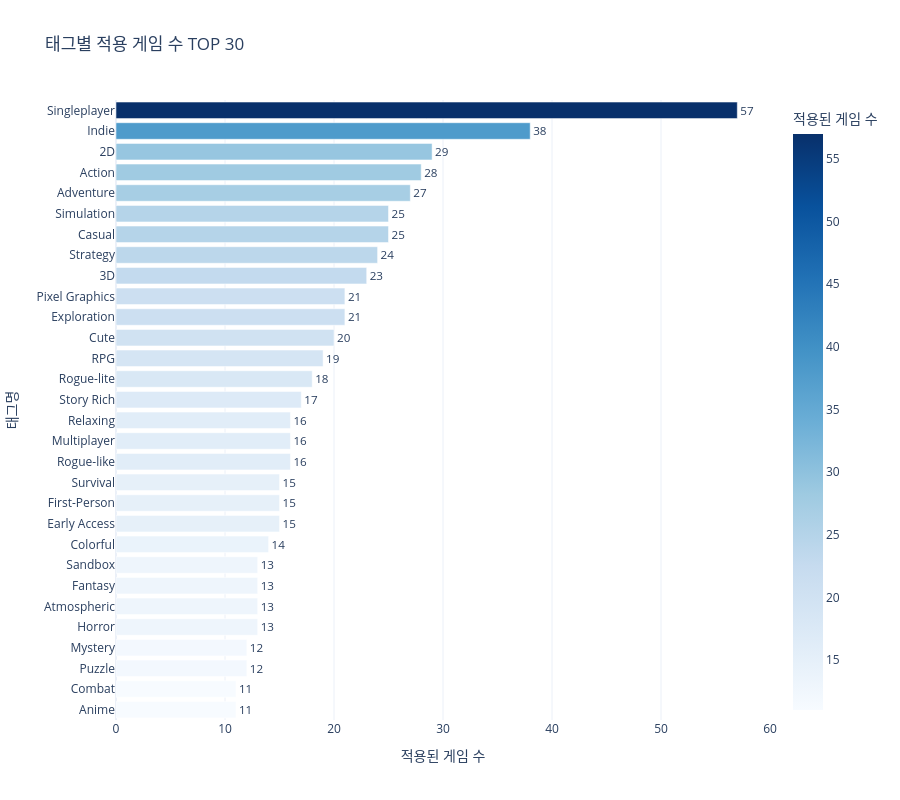

The notebook cell this image was saved under:
### Code cell
# 전체 태그별 적용된 게임 수 집계
tag_game_count = Counter()
for tags in df['tags_dict']:
    for tag in tags.keys():
        tag_game_count[tag] += 1

tag_game_df = pd.DataFrame(tag_game_count.items(), columns=['tag', 'game_count'])
tag_game_df = tag_game_df.sort_values('game_count', ascending=False).reset_index(drop=True)
tag_game_df.index += 1

print(f"전체 태그 종류 수: {len(tag_game_df)}")
print(f"전체 분석 게임 수: {len(df)}\n")

fig_tag_count = px.bar(
    tag_game_df.head(30),
    x='game_count',
    y='tag',
    orientation='h',
    title='태그별 적용 게임 수 TOP 30',
    labels={'game_count': '적용된 게임 수', 'tag': '태그명'},
    color='game_count',
    color_continuous_scale='Blues',
    text='game_count'
)
fig_tag_count.update_layout(
    yaxis={'categoryorder': 'total ascending'},
    height=800,
    template='plotly_white'
)
fig_tag_count.update_traces(textposition='outside')
fig_tag_count.show()

print(tag_game_df.rename_axis('순위')[['tag', 'game_count']].rename(columns={'tag': '태그명', 'game_count': '게임 수'}).to_string())

### Figure 1 — Plotly figure (JSON) as saved in the notebook; plotly's stock layout.template omitted (floating-point values rounded to 4 significant figures)
{"data": [{"hovertemplate": "적용된 게임 수=%{marker.color}<br>태그명=%{y}<extra></extra>", "legendgroup": "", "marker": {"color": [57, 38, 29, 28, 27, 25, 25, 24, 23, 21, 21, 20, 19, 18, 17, 16, 16, 16, 15, 15, 15, 14, 13, 13, 13, 13, 12, 12, 11, 11], "coloraxis": "coloraxis", "pattern": {"shape": ""}}, "name": "", "orientation": "h", "showlegend": false, "text": [57.0, 38.0, 29.0, 28.0, 27.0, 25.0, 25.0, 24.0, 23.0, 21.0, 21.0, 20.0, 19.0, 18.0, 17.0, 16.0, 16.0, 16.0, 15.0, 15.0, 15.0, 14.0, 13.0, 13.0, 13.0, 13.0, 12.0, 12.0, 11.0, 11.0], "textposition": "outside", "type": "bar", "x": [57, 38, 29, 28, 27, 25, 25, 24, 23, 21, 21, 20, 19, 18, 17, 16, 16, 16, 15, 15, 15, 14, 13, 13, 13, 13, 12, 12, 11, 11], "xaxis": "x", "y": ["Singleplayer", "Indie", "2D", "Action", "Adventure", "Casual", "Simulation", "Strategy", "3D", "Exploration", "Pixel Graphics", "Cute", "RPG", "Rogue-lite", "Story Rich", "Rogue-like", "Multiplayer", "Relaxing", "Early Access", "First-Person", "Survival", "Colorful", "Horror", "Atmospheric", "Fantasy", "Sandbox", "Puzzle", "Mystery", "Anime", "Combat"], "yaxis": "y"}], "layout": {"barmode": "relative", "coloraxis": {"colorbar": {"title": {"text": "적용된 게임 수"}}, "colorscale": [[0, "rgb(247,251,255)"], [0.125, "rgb(222,235,247)"], [0.25, "rgb(198,219,239)"], [0.375, "rgb(158,202,225)"], [0.5, "rgb(107,174,214)"], [0.625, "rgb(66,146,198)"], [0.75, "rgb(33,113,181)"], [0.875, "rgb(8,81,156)"], [1, "rgb(8,48,107)"]]}, "height": 800, "legend": {"tracegroupgap": 0}, "title": {"text": "태그별 적용 게임 수 TOP 30"}, "xaxis": {"anchor": "y", "domain": [0, 1], "title": {"text": "적용된 게임 수"}}, "yaxis": {"anchor": "x", "categoryorder": "total ascending", "domain": [0, 1], "title": {"text": "태그명"}}}}
